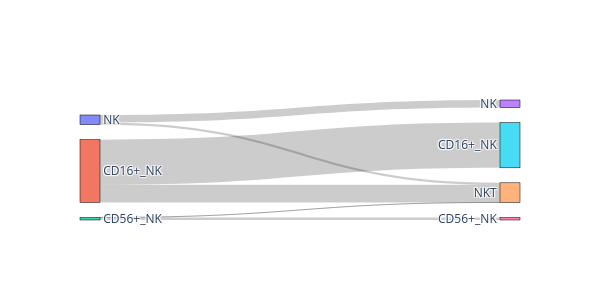

Write notebook code for a chart like this one.
### Code cell
import plotly.graph_objects as go

from itertools import product


clusters_before = adata_NK.obs.author_cell_type.unique().tolist()
clusters_after = adata_NK.obs.author_cell_type_fine.unique().tolist()
change = {}

for ct in adata_NK.obs["author_cell_type"].unique():
    change[ct] = adata_NK[adata_NK.obs["author_cell_type"] == ct].obs["author_cell_type_fine"].value_counts().to_dict()

fig = go.Figure(data=[go.Sankey(
    node = dict(
      pad = 15,
      thickness = 20,
      line = dict(color = "black", width = 0.5),
      label = clusters_before + clusters_after,
    ),
    link = dict(
      source = np.repeat(np.arange(len(clusters_before)), len(clusters_after)),
      target = np.tile(np.arange(len(clusters_before), len(clusters_after) + len(clusters_before)), len(clusters_before)),
      value = [change[ct1].get(ct2, 0) for ct1, ct2 in product(clusters_before, clusters_after)]
  ))])

fig.update_layout(
    width=600, height=300
)

fig.show()

### Figure 1 — Plotly figure (JSON) as saved in the notebook; plotly's stock layout.template omitted (floating-point values rounded to 4 significant figures)
{"data": [{"link": {"source": [0, 0, 0, 0, 1, 1, 1, 1, 2, 2, 2, 2], "target": [3, 4, 5, 6, 3, 4, 5, 6, 3, 4, 5, 6], "value": [18311, 4923, 0, 0, 0, 42511, 109144, 0, 0, 3, 0, 6149]}, "node": {"label": ["NK", "CD16+_NK", "CD56+_NK", "NK", "NKT", "CD16+_NK", "CD56+_NK"], "line": {"color": "black", "width": 0.5}, "pad": 15, "thickness": 20}, "type": "sankey"}], "layout": {"height": 300, "width": 600}}
